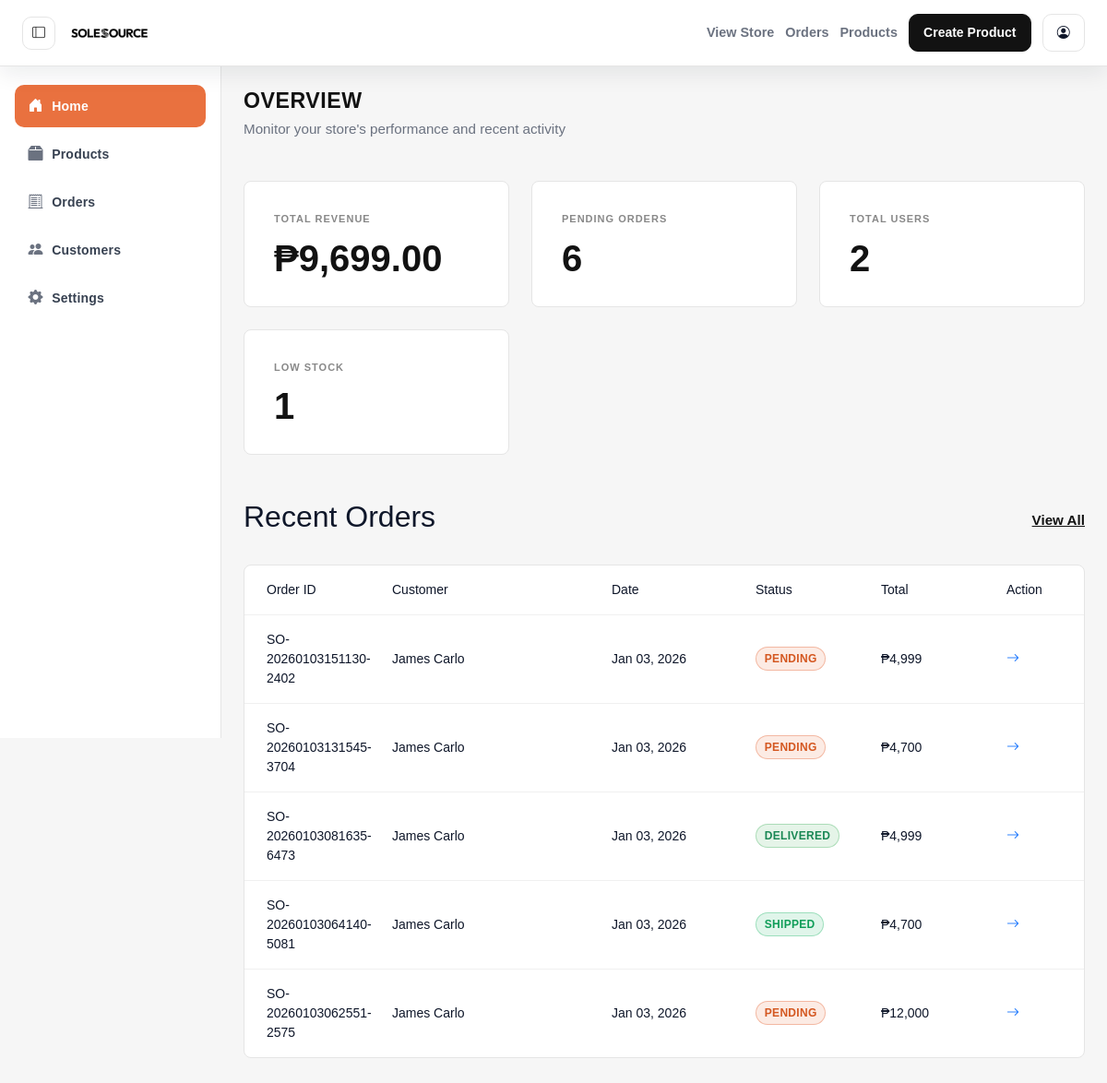
/admin/index.php (signed in), run on an earlier commit of the app's database.
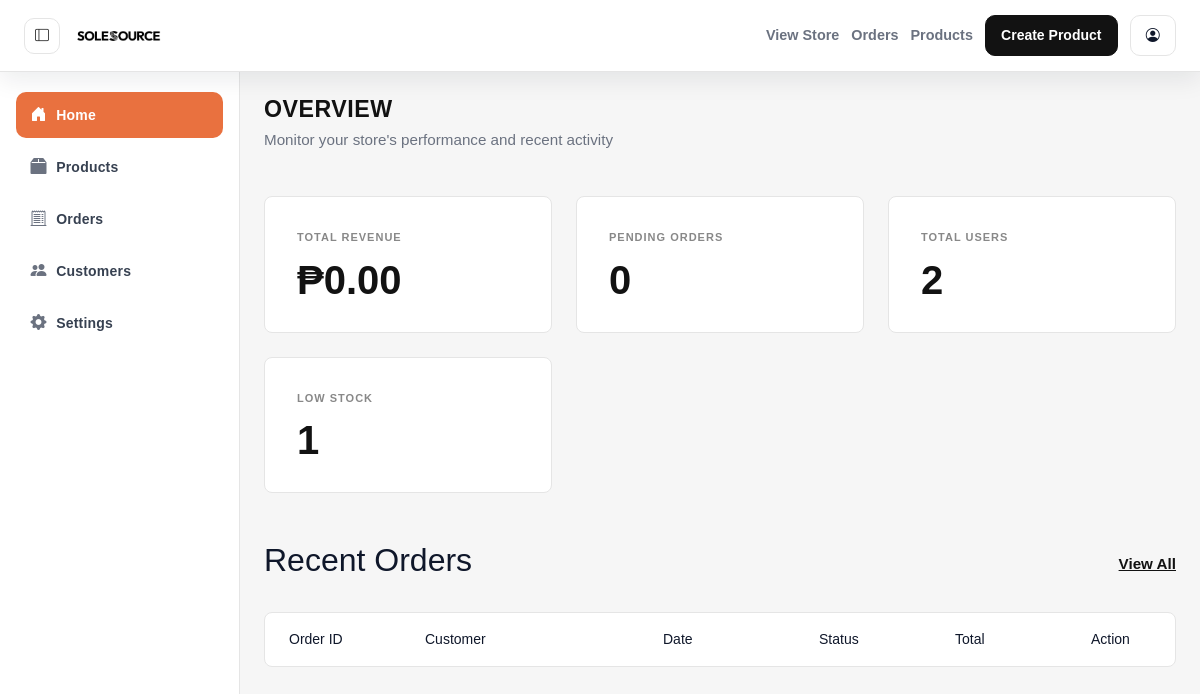
And on a later commit of the database.
### tables this page shows
CREATE TABLE `orders` (
  `id` int(11) NOT NULL,
  `user_id` int(11) NOT NULL,
  `order_number` varchar(64) NOT NULL,
  `total_amount` decimal(10,2) NOT NULL,
  `payment_method` varchar(50) DEFAULT 'COD',
  `status` enum('pending','confirmed','shipped','delivered','cancelled') DEFAULT 'pending',
  `phone` varchar(50) DEFAULT NULL,
  `shipping_phone` varchar(20) DEFAULT NULL,
  `full_name` varchar(255) NOT NULL,
  `address` varchar(255) DEFAULT NULL,
  `city` varchar(255) DEFAULT NULL,
  `province` varchar(255) DEFAULT NULL,
  `region` varchar(255) DEFAULT NULL,
  `barangay` varchar(255) DEFAULT NULL,
  `zip_code` varchar(20) DEFAULT NULL,
  `country` varchar(100) DEFAULT 'Philippines',
  `shipping_address` text DEFAULT NULL,
  `tracking_number` varchar(100) DEFAULT NULL,
  `courier` varchar(50) DEFAULT NULL,
  `created_at` timestamp NOT NULL DEFAULT current_timestamp()
);

CREATE TABLE `users` (
  `id` int(11) NOT NULL,
  `full_name` varchar(255) NOT NULL,
  `email` varchar(255) NOT NULL,
  `password` varchar(255) NOT NULL,
  `role` enum('admin','customer') NOT NULL DEFAULT 'customer',
  `birthdate` date DEFAULT NULL,
  `gender` varchar(50) DEFAULT NULL,
  `is_active` tinyint(1) NOT NULL DEFAULT 1,
  `created_at` timestamp NOT NULL DEFAULT current_timestamp()
);

### admin/index.php (the view, shortened to what this page needs)
<?php
require_once '../includes/connect.php';
$revenue = 0;
$pendingOrders = 0;
$totalUsers = 0;
$lowStock = 0;
$res = $conn->query("SELECT COALESCE(SUM(total_amount),0) AS revenue FROM orders WHERE status IN ('shipped','delivered')");
if ($res && $row = $res->fetch_assoc()) {
    $revenue = (float) $row['revenue'];
}
$res = $conn->query("SELECT COUNT(*) AS cnt FROM orders WHERE status = 'pending'");
if ($res && $row = $res->fetch_assoc()) {
    $pendingOrders = (int) $row['cnt'];
}
$res = $conn->query("SELECT COUNT(*) AS cnt FROM users");
if ($res && $row = $res->fetch_assoc()) {
    $totalUsers = (int) $row['cnt'];
}
$res = $conn->query("SELECT COUNT(*) AS cnt FROM products WHERE stock_quantity < 10");
if ($res && $row = $res->fetch_assoc()) {
    $lowStock = (int) $row['cnt'];
}
$stats = [
    ['label' => 'Total Revenue', 'value' => '₱' . number_format($revenue, 2, '.', ','), 'icon' => 'bi-currency-dollar'],
    ['label' => 'Pending Orders', 'value' => $pendingOrders, 'icon' => 'bi-clock-history'],
    ['label' => 'Total Users', 'value' => $totalUsers, 'icon' => 'bi-people'],
    ['label' => 'Low Stock', 'value' => $lowStock, 'icon' => 'bi-exclamation-triangle'],
];
$recent_orders = [];
$stmt = $conn->prepare("SELECT o.id, o.order_number, o.status, o.total_amount, o.created_at, u.full_name FROM orders o JOIN users u ON u.id = o.user_id ORDER BY o.created_at DESC LIMIT 5");
if ($stmt) {
    $stmt->execute();
    $res = $stmt->get_result();
    while ($row = $res->fetch_assoc()) {
        $row['date_formatted'] = $row['created_at'] ? date('M d, Y', strtotime($row['created_at'])) : '';
        $row['total_formatted'] = '₱' . number_format((float) $row['total_amount'], 0, '.', ',');
        $recent_orders[] = $row;
    }
}
?>
<!DOCTYPE html>
<html lang="en">
<head>
    <link href="https://cdn.jsdelivr.net/npm/bootstrap@5.3.3/dist/css/bootstrap.min.css" rel="stylesheet">
    <link rel="stylesheet" href="https://cdn.jsdelivr.net/npm/bootstrap-icons@1.11.3/font/bootstrap-icons.css">
    <link rel="stylesheet" href="../assets/css/variables.css">
    <link rel="stylesheet" href="assets/css/admin.css">
</head>
<body>
    <?php include 'includes/topbar.php'; ?>
    <div class="admin-container">
        <?php include 'includes/sidebar.php'; ?>
        <main class="admin-content">
            <div class="admin-header">
                <div>
                    <h1 class="admin-page-title">Overview</h1>
                    <p class="admin-page-subtitle">Monitor your store's performance and recent activity</p>
                </div>
            </div>
            <div class="stats-grid">
                <?php foreach ($stats as $stat): ?>
                    <div class="stat-card">
                        <div class="stat-label"><?php echo $stat['label']; ?></div>
                        <div class="stat-value"><?php echo $stat['value']; ?></div>
                    </div>
                <?php endforeach; ?>
            </div>
            <section>
                <div class="section-header">
                    <h2 class="section-title">Recent Orders</h2>
                    <a href="orders.php" class="section-link">View All</a>
                </div>
                <div class="orders-list">
                    <div class="order-row order-row-header">
                        <div>Order ID</div>
                        <div>Customer</div>
                        <div>Date</div>
                        <div>Status</div>
                        <div>Total</div>
                        <div>Action</div>
                    </div>
                    <?php foreach ($recent_orders as $order): ?>
                        <?php $status = strtolower($order['status'] ?? ''); ?>
                        <div class="order-row">
                            <div class="order-id" data-label="Order ID"><?php echo htmlspecialchars($order['order_number']); ?></div>
                            <div class="order-customer" data-label="Customer"><?php echo htmlspecialchars($order['full_name']); ?></div>
                            <div class="order-date" data-label="Date"><?php echo htmlspecialchars($order['date_formatted']); ?></div>
                            <div class="order-status" data-label="Status">
                                <span class="status-pill status-<?php echo htmlspecialchars($status); ?>"><?php echo htmlspecialchars(ucfirst($status)); ?></span>
                            </div>
                            <div class="order-total" data-label="Total"><?php echo htmlspecialchars($order['total_formatted']); ?></div>
                            <div data-label="Action">
                                <a href="order-details.php?id=<?php echo urlencode($order['id']); ?>" class="order-action">
                                    <i class="bi bi-arrow-right"></i>
                                </a>
                            </div>
                        </div>
                    <?php endforeach; ?>
                </div>
            </section>
        </main>
    </div>
</body>
</html>

### admin/includes/topbar.php (shortened to what this page needs)
<header class="admin-topbar">
    <div class="topbar-left">
        <button class="icon-button ghost" type="button" aria-label="Toggle sidebar" data-toggle-sidebar>
            <i class="bi bi-layout-sidebar"></i>
        </button>
        <div class="topbar-brand" aria-label="SoleSource Admin">
            <img src="../assets/img/logo-big.png" alt="SoleSource">
        </div>
    </div>
    <div class="topbar-actions">
        <a class="topbar-link" href="../index.php" target="_blank" rel="noopener">View Store</a>
        <a class="topbar-link" href="orders.php">Orders</a>
        <a class="topbar-link" href="products.php">Products</a>
        <a class="btn-top primary" href="products.php#addProductForm">Create Product</a>
        <div class="dropdown">
            <button class="btn-top" type="button" data-bs-toggle="dropdown" aria-expanded="false" aria-label="Account menu">
                <i class="bi bi-person-circle"></i>
            </button>
        </div>
    </div>
</header>

### admin/includes/sidebar.php
<aside class="admin-sidebar">
    <nav class="admin-nav">
        <a href="index.php" class="admin-nav-link <?php echo basename($_SERVER['PHP_SELF']) === 'index.php' ? 'active' : ''; ?>">
            <i class="bi bi-house-door-fill nav-icon"></i>
            <span>Home</span>
        </a>
        <a href="products.php" class="admin-nav-link <?php echo basename($_SERVER['PHP_SELF']) === 'products.php' ? 'active' : ''; ?>">
            <i class="bi bi-box2-fill nav-icon"></i>
            <span>Products</span>
        </a>
        <a href="orders.php" class="admin-nav-link <?php echo basename($_SERVER['PHP_SELF']) === 'orders.php' ? 'active' : ''; ?>">
            <i class="bi bi-receipt-cutoff nav-icon"></i>
            <span>Orders</span>
        </a>
        <a href="users.php" class="admin-nav-link <?php echo basename($_SERVER['PHP_SELF']) === 'users.php' ? 'active' : ''; ?>">
            <i class="bi bi-people-fill nav-icon"></i>
            <span>Customers</span>
        </a>
        <a href="settings.php" class="admin-nav-link <?php echo basename($_SERVER['PHP_SELF']) === 'settings.php' ? 'active' : ''; ?>">
            <i class="bi bi-gear-fill nav-icon"></i>
            <span>Settings</span>
        </a>
    </nav>
</aside>

### assets/css/variables.css (style rules this page uses)
:root { --brand-black: #121212; --brand-dark-gray: #333333; --brand-orange: #E9713F; --brand-white: #FFFFFF; --brand-background: #F8F9FA; --brand-font: 'Outfit', sans-serif; --text-active: #FFFFFF; --text-inactive: #B0B0B0; --text-active-inverse: #121212; }

What changed in the data, as far as the page shows it:
removed orders: order_number "SO-20260103151130-2402", user.full_name "James Carlo", date_formatted "Jan 03, 2026", status "PENDING", total_formatted "₱4,999"
removed orders: order_number "SO-20260103131545-3704", user.full_name "James Carlo", date_formatted "Jan 03, 2026", status "PENDING", total_formatted "₱4,700"
removed orders: order_number "SO-20260103081635-6473", user.full_name "James Carlo", date_formatted "Jan 03, 2026", status "DELIVERED", total_formatted "₱4,999"
removed orders: order_number "SO-20260103064140-5081", user.full_name "James Carlo", date_formatted "Jan 03, 2026", status "SHIPPED", total_formatted "₱4,700"
removed orders: order_number "SO-20260103062551-2575", user.full_name "James Carlo", date_formatted "Jan 03, 2026", status "PENDING", total_formatted "₱12,000"
Also different on the page:
new list line: "TOTAL REVENUE ₱0.00"
new list line: "PENDING ORDERS 0"
list line gone: "TOTAL REVENUE ₱9,699.00"
list line gone: "PENDING ORDERS 6"
